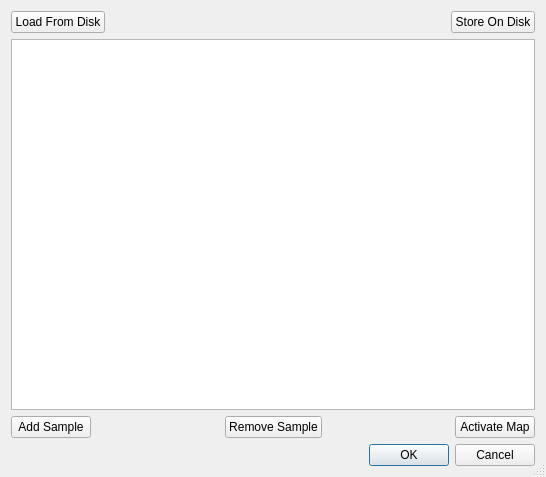
<?xml version="1.0" encoding="UTF-8"?>
<ui version="4.0">
 <class>SampleMapper</class>
 <widget class="QDialog" name="SampleMapper">
  <property name="geometry">
   <rect>
    <x>0</x>
    <y>0</y>
    <width>546</width>
    <height>477</height>
   </rect>
  </property>
  <property name="sizePolicy">
   <sizepolicy hsizetype="Expanding" vsizetype="Expanding">
    <horstretch>0</horstretch>
    <verstretch>0</verstretch>
   </sizepolicy>
  </property>
  <property name="windowTitle">
   <string>Sample Mapper</string>
  </property>
  <property name="autoFillBackground">
   <bool>true</bool>
  </property>
  <property name="sizeGripEnabled">
   <bool>true</bool>
  </property>
  <layout class="QVBoxLayout" name="verticalLayout_4">
   <item>
    <layout class="QVBoxLayout" name="verticalLayout_3">
     <property name="sizeConstraint">
      <enum>QLayout::SetDefaultConstraint</enum>
     </property>
     <item>
      <layout class="QHBoxLayout" name="horizontalLayout_4">
       <item>
        <widget class="QPushButton" name="Load">
         <property name="text">
          <string>Load From Disk</string>
         </property>
        </widget>
       </item>
       <item>
        <spacer name="horizontalSpacer">
         <property name="orientation">
          <enum>Qt::Horizontal</enum>
         </property>
         <property name="sizeHint" stdset="0">
          <size>
           <width>40</width>
           <height>20</height>
          </size>
         </property>
        </spacer>
       </item>
       <item>
        <widget class="QPushButton" name="Save">
         <property name="text">
          <string>Store On Disk</string>
         </property>
        </widget>
       </item>
      </layout>
     </item>
     <item>
      <widget class="QTableView" name="tableView"/>
     </item>
     <item>
      <layout class="QHBoxLayout" name="horizontalLayout_5">
       <item>
        <widget class="QPushButton" name="Add">
         <property name="text">
          <string>Add Sample</string>
         </property>
        </widget>
       </item>
       <item>
        <spacer name="horizontalSpacer_2">
         <property name="orientation">
          <enum>Qt::Horizontal</enum>
         </property>
         <property name="sizeHint" stdset="0">
          <size>
           <width>40</width>
           <height>20</height>
          </size>
         </property>
        </spacer>
       </item>
       <item>
        <widget class="QPushButton" name="Remove">
         <property name="text">
          <string>Remove Sample</string>
         </property>
        </widget>
       </item>
       <item>
        <spacer name="horizontalSpacer_3">
         <property name="orientation">
          <enum>Qt::Horizontal</enum>
         </property>
         <property name="sizeHint" stdset="0">
          <size>
           <width>40</width>
           <height>20</height>
          </size>
         </property>
        </spacer>
       </item>
       <item>
        <widget class="QPushButton" name="activate">
         <property name="text">
          <string>Activate Map</string>
         </property>
        </widget>
       </item>
      </layout>
     </item>
     <item>
      <widget class="QDialogButtonBox" name="buttonBox">
       <property name="orientation">
        <enum>Qt::Horizontal</enum>
       </property>
       <property name="standardButtons">
        <set>QDialogButtonBox::Cancel|QDialogButtonBox::Ok</set>
       </property>
      </widget>
     </item>
    </layout>
   </item>
  </layout>
 </widget>
 <resources/>
 <connections>
  <connection>
   <sender>buttonBox</sender>
   <signal>accepted()</signal>
   <receiver>SampleMapper</receiver>
   <slot>accept()</slot>
   <hints>
    <hint type="sourcelabel">
     <x>248</x>
     <y>254</y>
    </hint>
    <hint type="destinationlabel">
     <x>157</x>
     <y>274</y>
    </hint>
   </hints>
  </connection>
  <connection>
   <sender>buttonBox</sender>
   <signal>rejected()</signal>
   <receiver>SampleMapper</receiver>
   <slot>reject()</slot>
   <hints>
    <hint type="sourcelabel">
     <x>316</x>
     <y>260</y>
    </hint>
    <hint type="destinationlabel">
     <x>286</x>
     <y>274</y>
    </hint>
   </hints>
  </connection>
 </connections>
</ui>
